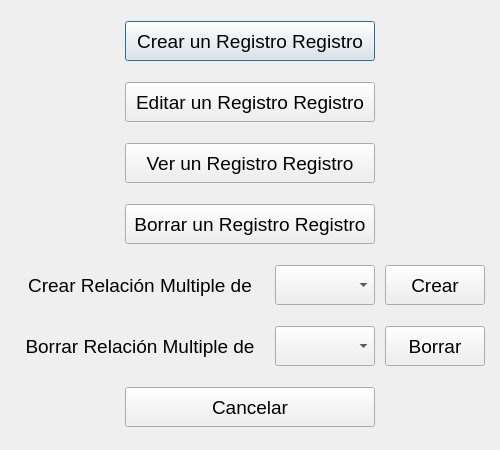
<?xml version="1.0" encoding="UTF-8"?>
<ui version="4.0">
 <class>ventanaCrud2</class>
 <widget class="QDialog" name="ventanaCrud2">
  <property name="geometry">
   <rect>
    <x>0</x>
    <y>0</y>
    <width>500</width>
    <height>450</height>
   </rect>
  </property>
  <property name="minimumSize">
   <size>
    <width>500</width>
    <height>450</height>
   </size>
  </property>
  <property name="maximumSize">
   <size>
    <width>500</width>
    <height>450</height>
   </size>
  </property>
  <property name="font">
   <font>
    <pointsize>14</pointsize>
   </font>
  </property>
  <property name="windowTitle">
   <string>Ventana Crud Ampliada</string>
  </property>
  <layout class="QGridLayout" name="gridLayout">
   <item row="0" column="0">
    <layout class="QHBoxLayout" name="horizontalLayout">
     <property name="spacing">
      <number>10</number>
     </property>
     <property name="topMargin">
      <number>5</number>
     </property>
     <property name="bottomMargin">
      <number>5</number>
     </property>
     <item>
      <spacer name="horizontalSpacer">
       <property name="orientation">
        <enum>Qt::Horizontal</enum>
       </property>
       <property name="sizeType">
        <enum>QSizePolicy::Fixed</enum>
       </property>
       <property name="sizeHint" stdset="0">
        <size>
         <width>100</width>
         <height>20</height>
        </size>
       </property>
      </spacer>
     </item>
     <item>
      <widget class="QPushButton" name="crearRegistro">
       <property name="minimumSize">
        <size>
         <width>250</width>
         <height>40</height>
        </size>
       </property>
       <property name="maximumSize">
        <size>
         <width>250</width>
         <height>40</height>
        </size>
       </property>
       <property name="sizeIncrement">
        <size>
         <width>4</width>
         <height>4</height>
        </size>
       </property>
       <property name="font">
        <font>
         <pointsize>14</pointsize>
        </font>
       </property>
       <property name="cursor">
        <cursorShape>PointingHandCursor</cursorShape>
       </property>
       <property name="text">
        <string>Crear un Registro Registro</string>
       </property>
      </widget>
     </item>
     <item>
      <spacer name="horizontalSpacer_2">
       <property name="orientation">
        <enum>Qt::Horizontal</enum>
       </property>
       <property name="sizeType">
        <enum>QSizePolicy::Fixed</enum>
       </property>
       <property name="sizeHint" stdset="0">
        <size>
         <width>100</width>
         <height>20</height>
        </size>
       </property>
      </spacer>
     </item>
    </layout>
   </item>
   <item row="1" column="0">
    <layout class="QHBoxLayout" name="horizontalLayout_2">
     <property name="spacing">
      <number>10</number>
     </property>
     <property name="topMargin">
      <number>5</number>
     </property>
     <property name="bottomMargin">
      <number>5</number>
     </property>
     <item>
      <spacer name="horizontalSpacer_6">
       <property name="orientation">
        <enum>Qt::Horizontal</enum>
       </property>
       <property name="sizeType">
        <enum>QSizePolicy::Fixed</enum>
       </property>
       <property name="sizeHint" stdset="0">
        <size>
         <width>100</width>
         <height>20</height>
        </size>
       </property>
      </spacer>
     </item>
     <item>
      <widget class="QPushButton" name="editarRegistro">
       <property name="minimumSize">
        <size>
         <width>250</width>
         <height>40</height>
        </size>
       </property>
       <property name="maximumSize">
        <size>
         <width>250</width>
         <height>40</height>
        </size>
       </property>
       <property name="sizeIncrement">
        <size>
         <width>4</width>
         <height>4</height>
        </size>
       </property>
       <property name="font">
        <font>
         <pointsize>14</pointsize>
        </font>
       </property>
       <property name="cursor">
        <cursorShape>PointingHandCursor</cursorShape>
       </property>
       <property name="text">
        <string>Editar un Registro Registro</string>
       </property>
      </widget>
     </item>
     <item>
      <spacer name="horizontalSpacer_5">
       <property name="orientation">
        <enum>Qt::Horizontal</enum>
       </property>
       <property name="sizeType">
        <enum>QSizePolicy::Fixed</enum>
       </property>
       <property name="sizeHint" stdset="0">
        <size>
         <width>100</width>
         <height>20</height>
        </size>
       </property>
      </spacer>
     </item>
    </layout>
   </item>
   <item row="2" column="0">
    <layout class="QHBoxLayout" name="horizontalLayout_3">
     <property name="spacing">
      <number>10</number>
     </property>
     <property name="topMargin">
      <number>5</number>
     </property>
     <property name="bottomMargin">
      <number>5</number>
     </property>
     <item>
      <spacer name="horizontalSpacer_4">
       <property name="orientation">
        <enum>Qt::Horizontal</enum>
       </property>
       <property name="sizeType">
        <enum>QSizePolicy::Fixed</enum>
       </property>
       <property name="sizeHint" stdset="0">
        <size>
         <width>100</width>
         <height>20</height>
        </size>
       </property>
      </spacer>
     </item>
     <item>
      <widget class="QPushButton" name="verRegistro">
       <property name="minimumSize">
        <size>
         <width>250</width>
         <height>40</height>
        </size>
       </property>
       <property name="maximumSize">
        <size>
         <width>250</width>
         <height>40</height>
        </size>
       </property>
       <property name="sizeIncrement">
        <size>
         <width>4</width>
         <height>4</height>
        </size>
       </property>
       <property name="font">
        <font>
         <pointsize>14</pointsize>
        </font>
       </property>
       <property name="cursor">
        <cursorShape>PointingHandCursor</cursorShape>
       </property>
       <property name="text">
        <string>Ver un Registro Registro</string>
       </property>
      </widget>
     </item>
     <item>
      <spacer name="horizontalSpacer_3">
       <property name="orientation">
        <enum>Qt::Horizontal</enum>
       </property>
       <property name="sizeType">
        <enum>QSizePolicy::Fixed</enum>
       </property>
       <property name="sizeHint" stdset="0">
        <size>
         <width>100</width>
         <height>20</height>
        </size>
       </property>
      </spacer>
     </item>
    </layout>
   </item>
   <item row="3" column="0">
    <layout class="QHBoxLayout" name="horizontalLayout_4">
     <property name="spacing">
      <number>10</number>
     </property>
     <property name="topMargin">
      <number>5</number>
     </property>
     <property name="bottomMargin">
      <number>5</number>
     </property>
     <item>
      <spacer name="horizontalSpacer_7">
       <property name="orientation">
        <enum>Qt::Horizontal</enum>
       </property>
       <property name="sizeType">
        <enum>QSizePolicy::Fixed</enum>
       </property>
       <property name="sizeHint" stdset="0">
        <size>
         <width>100</width>
         <height>20</height>
        </size>
       </property>
      </spacer>
     </item>
     <item>
      <widget class="QPushButton" name="borrarRegistro">
       <property name="minimumSize">
        <size>
         <width>250</width>
         <height>40</height>
        </size>
       </property>
       <property name="maximumSize">
        <size>
         <width>250</width>
         <height>40</height>
        </size>
       </property>
       <property name="sizeIncrement">
        <size>
         <width>4</width>
         <height>4</height>
        </size>
       </property>
       <property name="font">
        <font>
         <pointsize>14</pointsize>
        </font>
       </property>
       <property name="cursor">
        <cursorShape>PointingHandCursor</cursorShape>
       </property>
       <property name="text">
        <string>Borrar un Registro Registro</string>
       </property>
      </widget>
     </item>
     <item>
      <spacer name="horizontalSpacer_8">
       <property name="orientation">
        <enum>Qt::Horizontal</enum>
       </property>
       <property name="sizeType">
        <enum>QSizePolicy::Fixed</enum>
       </property>
       <property name="sizeHint" stdset="0">
        <size>
         <width>100</width>
         <height>20</height>
        </size>
       </property>
      </spacer>
     </item>
    </layout>
   </item>
   <item row="4" column="0">
    <layout class="QHBoxLayout" name="horizontalLayout_5">
     <property name="spacing">
      <number>10</number>
     </property>
     <property name="topMargin">
      <number>5</number>
     </property>
     <property name="bottomMargin">
      <number>5</number>
     </property>
     <item>
      <widget class="QLabel" name="label">
       <property name="sizePolicy">
        <sizepolicy hsizetype="Preferred" vsizetype="Preferred">
         <horstretch>1</horstretch>
         <verstretch>0</verstretch>
        </sizepolicy>
       </property>
       <property name="minimumSize">
        <size>
         <width>250</width>
         <height>40</height>
        </size>
       </property>
       <property name="sizeIncrement">
        <size>
         <width>0</width>
         <height>1</height>
        </size>
       </property>
       <property name="text">
        <string>Crear Relación Multiple de</string>
       </property>
       <property name="alignment">
        <set>Qt::AlignCenter</set>
       </property>
      </widget>
     </item>
     <item>
      <widget class="QComboBox" name="comboCrear">
       <property name="sizePolicy">
        <sizepolicy hsizetype="Preferred" vsizetype="Fixed">
         <horstretch>40</horstretch>
         <verstretch>0</verstretch>
        </sizepolicy>
       </property>
       <property name="minimumSize">
        <size>
         <width>100</width>
         <height>40</height>
        </size>
       </property>
       <property name="sizeIncrement">
        <size>
         <width>0</width>
         <height>10</height>
        </size>
       </property>
      </widget>
     </item>
     <item>
      <widget class="QPushButton" name="botonCrearMul">
       <property name="sizePolicy">
        <sizepolicy hsizetype="Minimum" vsizetype="Fixed">
         <horstretch>40</horstretch>
         <verstretch>40</verstretch>
        </sizepolicy>
       </property>
       <property name="minimumSize">
        <size>
         <width>100</width>
         <height>40</height>
        </size>
       </property>
       <property name="sizeIncrement">
        <size>
         <width>0</width>
         <height>10</height>
        </size>
       </property>
       <property name="text">
        <string>Crear</string>
       </property>
      </widget>
     </item>
    </layout>
   </item>
   <item row="5" column="0">
    <layout class="QHBoxLayout" name="horizontalLayout_7">
     <property name="spacing">
      <number>10</number>
     </property>
     <property name="topMargin">
      <number>5</number>
     </property>
     <property name="bottomMargin">
      <number>5</number>
     </property>
     <item>
      <widget class="QLabel" name="label_2">
       <property name="sizePolicy">
        <sizepolicy hsizetype="Preferred" vsizetype="Preferred">
         <horstretch>1</horstretch>
         <verstretch>0</verstretch>
        </sizepolicy>
       </property>
       <property name="minimumSize">
        <size>
         <width>250</width>
         <height>40</height>
        </size>
       </property>
       <property name="sizeIncrement">
        <size>
         <width>0</width>
         <height>1</height>
        </size>
       </property>
       <property name="text">
        <string>Borrar Relación Multiple de</string>
       </property>
       <property name="alignment">
        <set>Qt::AlignCenter</set>
       </property>
      </widget>
     </item>
     <item>
      <widget class="QComboBox" name="comboBorrar">
       <property name="sizePolicy">
        <sizepolicy hsizetype="Preferred" vsizetype="Fixed">
         <horstretch>40</horstretch>
         <verstretch>0</verstretch>
        </sizepolicy>
       </property>
       <property name="minimumSize">
        <size>
         <width>100</width>
         <height>40</height>
        </size>
       </property>
       <property name="sizeIncrement">
        <size>
         <width>0</width>
         <height>10</height>
        </size>
       </property>
      </widget>
     </item>
     <item>
      <widget class="QPushButton" name="botonBorrarMul">
       <property name="sizePolicy">
        <sizepolicy hsizetype="Minimum" vsizetype="Fixed">
         <horstretch>40</horstretch>
         <verstretch>40</verstretch>
        </sizepolicy>
       </property>
       <property name="minimumSize">
        <size>
         <width>100</width>
         <height>40</height>
        </size>
       </property>
       <property name="sizeIncrement">
        <size>
         <width>0</width>
         <height>10</height>
        </size>
       </property>
       <property name="text">
        <string>Borrar</string>
       </property>
      </widget>
     </item>
    </layout>
   </item>
   <item row="6" column="0">
    <layout class="QHBoxLayout" name="horizontalLayout_6">
     <property name="spacing">
      <number>10</number>
     </property>
     <property name="topMargin">
      <number>5</number>
     </property>
     <property name="bottomMargin">
      <number>5</number>
     </property>
     <item>
      <spacer name="horizontalSpacer_9">
       <property name="orientation">
        <enum>Qt::Horizontal</enum>
       </property>
       <property name="sizeType">
        <enum>QSizePolicy::Fixed</enum>
       </property>
       <property name="sizeHint" stdset="0">
        <size>
         <width>100</width>
         <height>20</height>
        </size>
       </property>
      </spacer>
     </item>
     <item>
      <widget class="QPushButton" name="cancelar">
       <property name="minimumSize">
        <size>
         <width>250</width>
         <height>40</height>
        </size>
       </property>
       <property name="maximumSize">
        <size>
         <width>250</width>
         <height>40</height>
        </size>
       </property>
       <property name="sizeIncrement">
        <size>
         <width>4</width>
         <height>4</height>
        </size>
       </property>
       <property name="font">
        <font>
         <pointsize>14</pointsize>
        </font>
       </property>
       <property name="cursor">
        <cursorShape>PointingHandCursor</cursorShape>
       </property>
       <property name="text">
        <string>Cancelar</string>
       </property>
      </widget>
     </item>
     <item>
      <spacer name="horizontalSpacer_10">
       <property name="orientation">
        <enum>Qt::Horizontal</enum>
       </property>
       <property name="sizeType">
        <enum>QSizePolicy::Fixed</enum>
       </property>
       <property name="sizeHint" stdset="0">
        <size>
         <width>100</width>
         <height>20</height>
        </size>
       </property>
      </spacer>
     </item>
    </layout>
   </item>
  </layout>
 </widget>
 <resources/>
 <connections/>
</ui>
